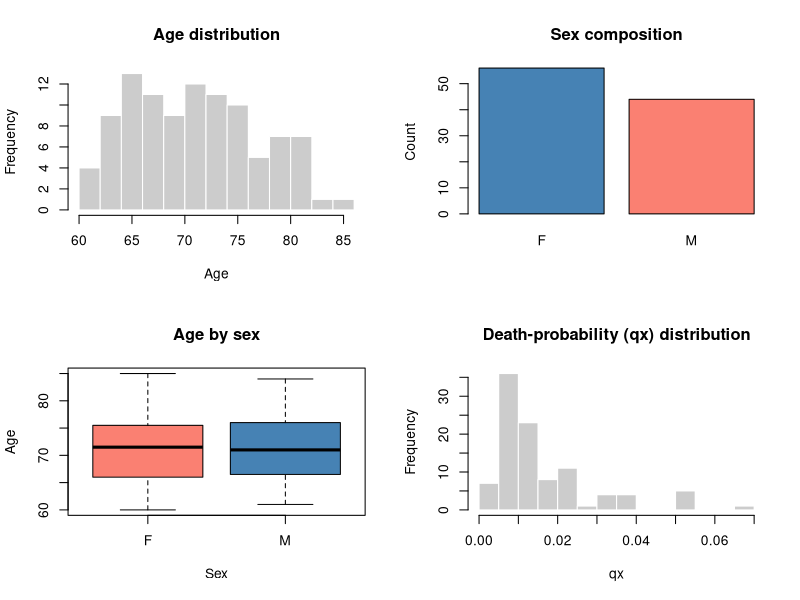
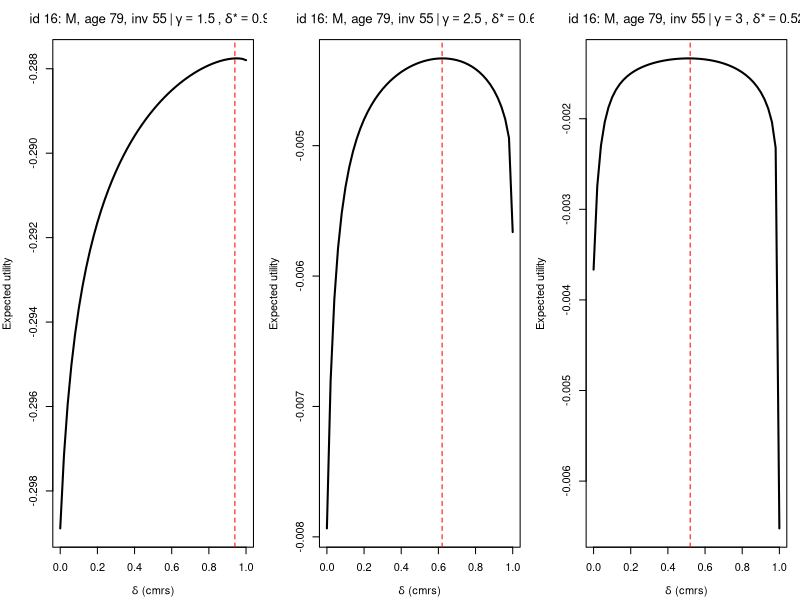
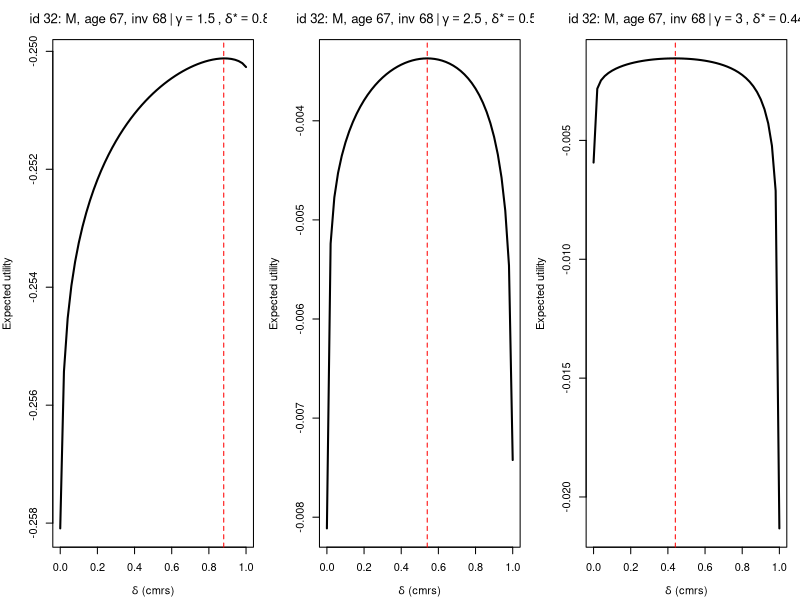
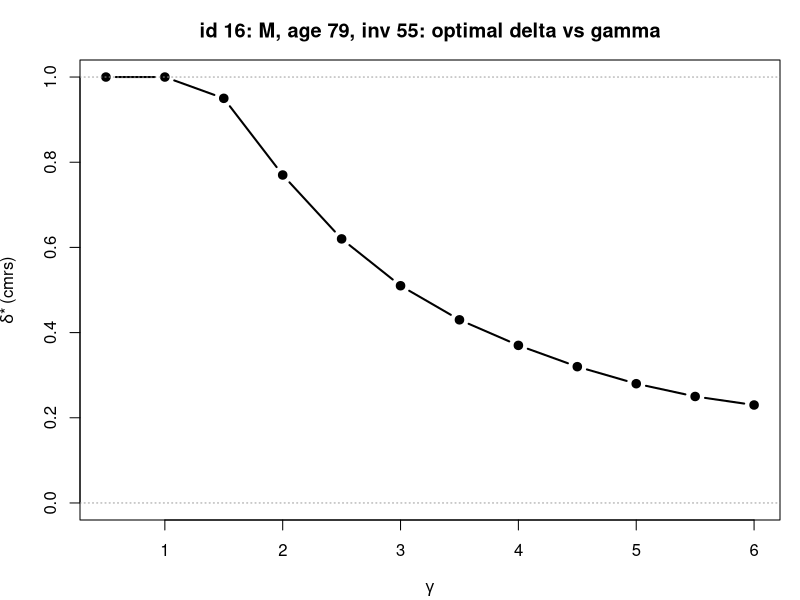
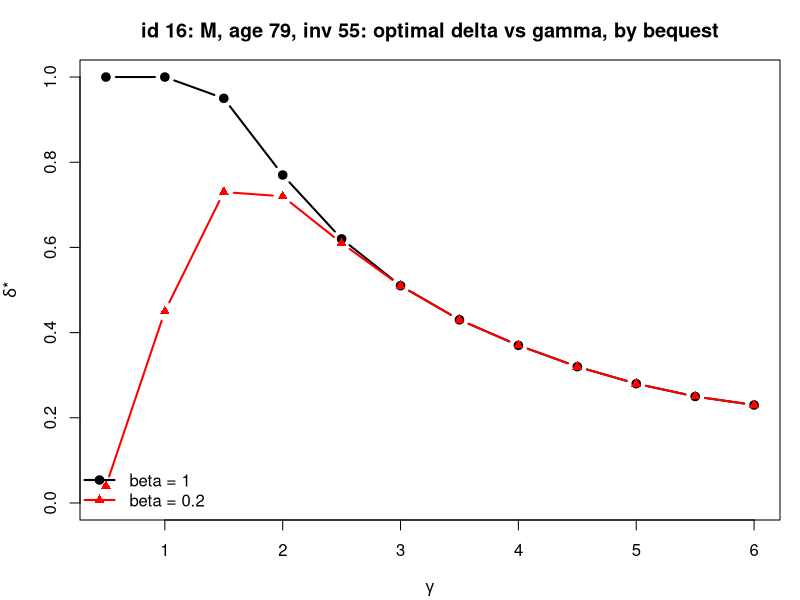

These figures' R source, in order:
## ---- chunk 1
knitr::opts_chunk$set(echo = TRUE, warning = FALSE, message = FALSE)
if (!requireNamespace("readxl", quietly = TRUE)) install.packages("readxl")
library(readxl)
## ---- chunk 2
# --- 1. Load the mortality table (CPM2014, Table 1) --------------------------
Data_raw <- read_excel(path = 'CPM2014 Mortality Table.xlsx')
Mortality_Table <- data.frame(
  age       = as.numeric(Data_raw$Age),
  qx_male   = as.numeric(Data_raw$Male),
  qx_female = as.numeric(Data_raw$Female)
)
rm(Data_raw)
Mortality_Table <- Mortality_Table[!is.na(Mortality_Table$age), ]

# --- 2. qx lookup -----------------------------------------------------------
get_qx <- function(ages, sexes) {
  index <- match(ages, Mortality_Table$age)
  if (any(is.na(index))) warning("Some ages are outside the table")
  ifelse(sexes == 'M',
         Mortality_Table$qx_male[index],
         Mortality_Table$qx_female[index])
}

# --- 3. Portfolio generator -------------------------------------------------
generate_portfolio <- function(n, age_min = 55, age_max = 90,
                               contrib = 100, contrib_sd = 0,
                               prob_male = 0.5, age_dist = "uniform",
                               age_mean = 70, age_sd = 8, seed = NULL) {
  if (!is.null(seed)) set.seed(seed)
  sex <- ifelse(runif(n) < prob_male, "M", "F")
  ages_range <- age_min:age_max
  age <- switch(age_dist,
    uniform = sample(ages_range, n, replace = TRUE),
    normal  = round(pmax(age_min, pmin(age_max, rnorm(n, age_mean, age_sd)))),
    peaked  = sample(ages_range, n, replace = TRUE,
                     prob = dnorm(ages_range, age_mean, age_sd)),
    stop("unknown age_dist: ", age_dist)
  )
  a <- if (contrib_sd > 0) round(pmax(1, rnorm(n, contrib, contrib_sd)))
       else rep(contrib, n)
  data.frame(id = 1:n, age = age, sex = sex,
             qx = get_qx(age, sex), contributions = a,
             stringsAsFactors = FALSE)
}

# --- 4. Distribution of S_n by convolution ----------------------------------
convolution2 <- function(d1, d2) {
  values <- outer(d1$value, d2$value, "+")
  probs  <- outer(d1$prob,  d2$prob,  "*")
  merged <- tapply(probs, round(values, 8), sum)
  data.frame(value = as.numeric(names(merged)), prob = as.numeric(merged))
}

pool_distribution <- function(tontine_data, rows = seq_len(nrow(tontine_data))) {
  one_member <- lapply(rows, function(j)
    data.frame(value = c(0, tontine_data$contributions[j]),
               prob  = c(1 - tontine_data$qx[j], tontine_data$qx[j])))
  Reduce(convolution2, one_member)
}

# --- 5. CMRS rule (Denuit-Hieber-Robert, formula 2.2) -----------------------
cmrs_one <- function(pf, i, full = pool_distribution(pf)) {
  loo  <- pool_distribution(pf, setdiff(seq_len(nrow(pf)), i))
  p_loo <- loo$prob[match(round(full$value - pf$contributions[i], 8),
                          round(loo$value, 8))]
  p_loo[is.na(p_loo)] <- 0
  data.frame(id = pf$id[i], s = full$value, prob = full$prob,
             credit = pf$contributions[i] * pf$qx[i] * p_loo / full$prob)
}

# --- 6. Sharing rules ---------------------------------------------------
# Proportional
prop_one <- function(pf, i, full = pool_distribution(pf)) {
  w_i  <- (pf$qx[i] * pf$contributions[i]) / sum(pf$qx * pf$contributions)
  data.frame(id = pf$id[i], s = full$value, prob = full$prob,
             credit = w_i * full$value)
}

# Regression rule (weights by variance sigma_i^2)
regression_one <- function(pf, i, full = pool_distribution(pf)) {
  s <- full$value; p <- full$prob
  ES  <- sum(s * p)
  EXi <- pf$qx[i] * pf$contributions[i]
  sigma_i2  <- pf$contributions[i]^2 * pf$qx[i] * (1 - pf$qx[i])
  sigma_sum <- sum(pf$contributions^2 * pf$qx * (1 - pf$qx))
  data.frame(id = pf$id[i], s = s, prob = p,
             credit = EXi + (sigma_i2 / sigma_sum) * (s - ES))
}

# Pure-endowment rule (weight c_i / survival prob)
endowment_one <- function(pf, i, full = pool_distribution(pf)) {
  s <- full$value; p <- full$prob
  ES  <- sum(s * p)
  EXi <- pf$qx[i] * pf$contributions[i]
  pi_surv <- 1 - pf$qx
  w <- (pf$contributions[i] / pi_surv[i]) / sum(pf$contributions / pi_surv)
  data.frame(id = pf$id[i], s = s, prob = p,
             credit = EXi + w * (s - ES))
}

# --- 7. Convex combination --------------------------------------------------
combo_one <- function(pf, i, delta) {
  cm <- cmrs_one(pf, i)
  pr <- prop_one(pf, i)
  data.frame(id = pf$id[i], s = cm$s, prob = cm$prob,
             credit = delta * cm$credit + (1 - delta) * pr$credit)
}

# --- 8. CRRA utility and EXACT expected utility -----------------------------
utility <- function(w, gamma) {
  if (abs(gamma - 1) < 1e-9) log(w) else (w^(1 - gamma)) / (1 - gamma)
}

expected_utility_exact <- function(pf, i, delta, gamma, beta = 1) {
  a_i <- pf$contributions[i]; q_i <- pf$qx[i]
  cc  <- combo_one(pf, i, delta)
  loo <- pool_distribution(pf, setdiff(seq_len(nrow(pf)), i))
  idx_survive <- match(round(loo$value,       8), round(cc$s, 8))
  idx_die     <- match(round(loo$value + a_i, 8), round(cc$s, 8))
  credit_survive <- ifelse(is.na(idx_survive), 0, cc$credit[idx_survive])
  credit_die     <- ifelse(is.na(idx_die),     0, cc$credit[idx_die])
  U_survive <- sum(utility(a_i + credit_survive, gamma) * loo$prob)
  U_die     <- sum(utility(credit_die,           gamma) * loo$prob)
  (1 - q_i) * U_survive + beta * q_i * U_die
}

# --- 8b.(heavy parts computed once per member) ------
# precompute_member() runs the expensive convolutions ONCE; eu_fast() then
# evaluates expected utility for any (delta, gamma, beta).
# eu_fast() is numerically identical to expected_utility_exact().
precompute_member <- function(pf, i,
    rules_list = list(cmrs = cmrs_one, prop = prop_one,
                      regression = regression_one, endowment = endowment_one)) {
  full <- pool_distribution(pf)
  a_i <- pf$contributions[i]; q_i <- pf$qx[i]
  credit_mat <- sapply(rules_list, function(rule) rule(pf, i, full)$credit)
  loo <- pool_distribution(pf, setdiff(seq_len(nrow(pf)), i))
  list(a_i = a_i, q_i = q_i, s = full$value,
       credit_mat = credit_mat, rule_names = names(rules_list),
       prob = loo$prob,
       idx_s = match(round(loo$value,       8), round(full$value, 8)),
       idx_d = match(round(loo$value + a_i, 8), round(full$value, 8)))
}

# delta is a vector, one weight per rule, summing to 1.
eu_fast <- function(P, delta, gamma, beta = 1) {
  credit <- as.vector(P$credit_mat %*% delta)
  cs <- ifelse(is.na(P$idx_s), 0, credit[P$idx_s])
  cd <- ifelse(is.na(P$idx_d), 0, credit[P$idx_d])
  (1 - P$q_i) * sum(utility(P$a_i + cs, gamma) * P$prob) +
    beta * P$q_i * sum(utility(cd, gamma) * P$prob)
}
## ---- chunk 3
pf <- generate_portfolio(n = 100, age_min = 60, age_max = 85,
                         contrib = 50, contrib_sd = 8,
                         prob_male = 0.5, age_dist = 'peaked',
                         age_mean = 70, age_sd = 8, seed = 125)
head(pf)
summary(pf$age)
table(pf$sex)
mean(pf$qx)
## ---- chunk 4
par(mfrow = c(2, 2))

hist(pf$age, breaks = 15, col = "grey80", border = "white",
     main = "Age distribution", xlab = "Age")

barplot(table(pf$sex), col = c("steelblue", "salmon"),
        main = "Sex composition", ylab = "Count")

boxplot(age ~ sex, data = pf, col = c("salmon", "steelblue"),
        main = "Age by sex", xlab = "Sex", ylab = "Age")

hist(pf$qx, breaks = 15, col = "grey80", border = "white",
     main = "Death-probability (qx) distribution", xlab = "qx")

par(mfrow = c(1, 1))
## ---- chunk 5
# 1. EU vs delta, several gammas (one row of panels)
plot_member <- function(pf, id, gammas = c(1.5, 2.5, 3),
                        rules = c("cmrs", "prop"), beta = 1, step = 0.02) {
  i <- match(id, pf$id); P <- precompute_member(pf, i)
  k1 <- match(rules[1], P$rule_names); k2 <- match(rules[2], P$rule_names)
  deltas <- seq(0, 1, by = step)
  label <- sprintf("id %d: %s, age %d, inv %g", id, pf$sex[i], pf$age[i], pf$contributions[i])
  par(mfrow = c(1, length(gammas)), mar = c(4, 4, 3, 1))
  for (g in gammas) {
    eu <- sapply(deltas, function(d) {
      w <- numeric(length(P$rule_names)); w[k1] <- d; w[k2] <- 1 - d
      eu_fast(P, w, gamma = g, beta = beta) })
    d_star <- deltas[which.max(eu)]
    plot(deltas, eu, type = "l", lwd = 2,
         xlab = bquote(delta ~ "(" * .(rules[1]) * ")"), ylab = "Expected utility",
         main = bquote(.(label) ~ "|" ~ gamma == .(g) ~ "," ~ delta*"*" == .(d_star)))
    abline(v = d_star, col = "red", lty = 2)
  }
  par(mfrow = c(1, 1))
}
plot_member(pf, id = 16, rules=c("cmrs","prop"))
plot_member(pf, id = 32, rules=c("cmrs","prop"))
## ---- chunk 6
# 2. Optimal delta* vs gamma
plot_optimal_delta <- function(pf, id, rules = c("cmrs", "prop"),
                               gammas = seq(0.5, 6, by = 0.5), beta = 1, step = 0.01) {
  i <- match(id, pf$id); P <- precompute_member(pf, i)
  k1 <- match(rules[1], P$rule_names); k2 <- match(rules[2], P$rule_names)
  deltas <- seq(0, 1, by = step)
  label <- sprintf("id %d: %s, age %d, inv %g", id, pf$sex[i], pf$age[i], pf$contributions[i])
  opt <- sapply(gammas, function(g) {
    eu <- sapply(deltas, function(d) {
      w <- numeric(length(P$rule_names)); w[k1] <- d; w[k2] <- 1 - d
      eu_fast(P, w, gamma = g, beta = beta) })
    deltas[which.max(eu)] })
  plot(gammas, opt, type = "b", pch = 19, lwd = 2, ylim = c(0, 1),
       xlab = expression(gamma), ylab = bquote(delta*"*" ~ "(" * .(rules[1]) * ")"),
       main = paste0(label, ": optimal delta vs gamma"))
  abline(h = c(0, 1), lty = 3, col = "grey60")
}
plot_optimal_delta(pf, id = 16, rules=c("cmrs","prop"))
## ---- chunk 7
# 3. Optimal delta* vs gamma, two bequest weights
plot_bequest <- function(pf, id, rules = c("cmrs", "prop"),
                         gammas = seq(0.5, 6, by = 0.5), betas = c(1, 0.2), step = 0.01) {
  i <- match(id, pf$id); P <- precompute_member(pf, i)
  k1 <- match(rules[1], P$rule_names); k2 <- match(rules[2], P$rule_names)
  deltas <- seq(0, 1, by = step)
  label <- sprintf("id %d: %s, age %d, inv %g", id, pf$sex[i], pf$age[i], pf$contributions[i])
  opt_for_beta <- function(b) sapply(gammas, function(g) {
    eu <- sapply(deltas, function(d) {
      w <- numeric(length(P$rule_names)); w[k1] <- d; w[k2] <- 1 - d
      eu_fast(P, w, gamma = g, beta = b) })
    deltas[which.max(eu)] })
  o1 <- opt_for_beta(betas[1]); o2 <- opt_for_beta(betas[2])
  plot(gammas, o1, type = "b", pch = 19, lwd = 2, ylim = c(0, 1),
       xlab = expression(gamma), ylab = expression(delta*"*"),
       main = paste0(label, ": optimal delta vs gamma, by bequest"))
  lines(gammas, o2, type = "b", pch = 17, lwd = 2, col = "red")
  legend("bottomleft", legend = paste0("beta = ", betas),
         col = c("black", "red"), pch = c(19, 17), lwd = 2, bty = "n")
}
plot_bequest(pf, id = 16, rules=c("cmrs","prop"))
